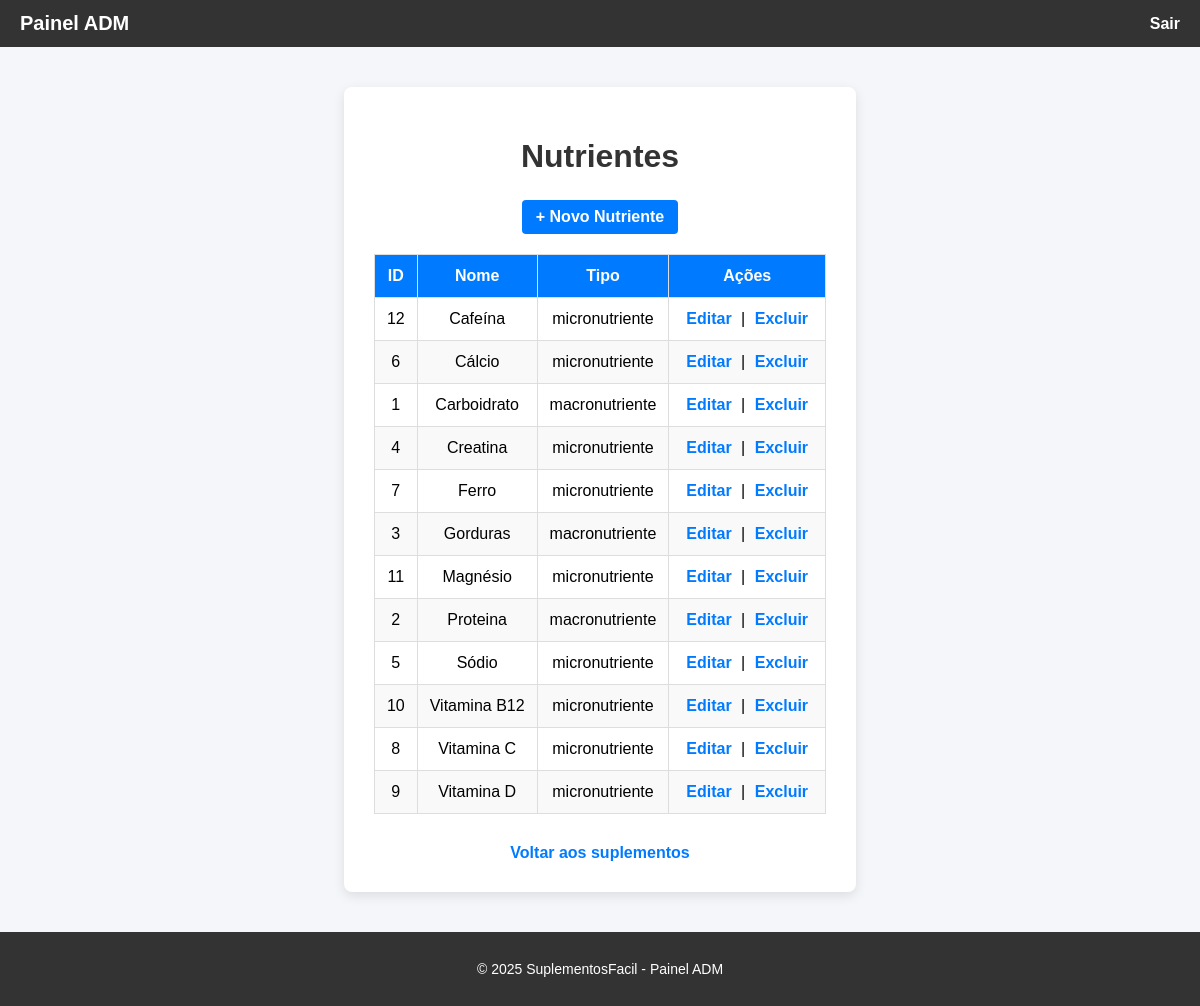
/index.php?controller=nutriente&action=listar (signed in), run on the app's committed database.
### tables this page shows
CREATE TABLE `nutriente` (
  `id` int(11) NOT NULL,
  `nome` varchar(150) NOT NULL,
  `tipo` varchar(100) DEFAULT NULL
);

### app/controllers/NutrienteController.php (called while the page is built, shortened)
<?php
require_once __DIR__ . '/../dao/NutrienteDAO.php';
require_once __DIR__ . '/../models/Nutriente.php';
class NutrienteController
{
    private $dao;
    public function __construct()
    {
        $this->dao = new NutrienteDAO();
    }
    public function listar()
    {
        $lista = $this->dao->listarTodos();
        require __DIR__ . '/../views/nutrientes/listar.php';
    }
}

### config/banco.php (called while the page is built)
<?php
function getConnection() {
    try {
        $conexao = new PDO("mysql:host=localhost;dbname=suplementosfacil", "root", "");
        $conexao->setAttribute(PDO::ATTR_ERRMODE, PDO::ERRMODE_EXCEPTION);
        return $conexao;
    } catch (PDOException $e) {
        die("Erro: " . $e->getMessage());
    }
}
?>

### app/dao/NutrienteDAO.php (called while the page is built, shortened)
<?php
require_once __DIR__ . '/../../config/banco.php';
require_once __DIR__ . '/../models/Nutriente.php';
class NutrienteDAO
{
    private $conexao;
    public function __construct()
    {
        $this->conexao = getConnection();
    }
    public function listarTodos()
    {
        $sql = "SELECT * FROM nutriente ORDER BY nome ASC";
        $stmt = $this->conexao->query($sql);
        $lista = [];
        while ($row = $stmt->fetch(PDO::FETCH_ASSOC)) {
            $n = new Nutriente();
            $n->setId($row['id']);
            $n->setNome($row['nome']);
            $n->setTipo($row['tipo']);
            $lista[] = $n;
        }
        return $lista;
    }
}

### app/models/Nutriente.php (called while the page is built)
<?php
class Nutriente
{
    private int $id;
    private string $nome;
    private string $tipo;
    public function getId(){
        return $this->id;
    }
    public function setId(int $id){
         $this->id = $id;
        }
    public function getNome(){
         return $this->nome;
        }
    public function setNome(string $nome){
        $this->nome = $nome;
    }
    public function getTipo(){
        return $this->tipo;
    }
    public function setTipo(string $tipo){
        $this->tipo = $tipo;
    }
}

### app/views/nutrientes/listar.php (the view, shortened to what this page needs)
<!DOCTYPE html>
<html lang="pt-br">
<head>
  <link rel="stylesheet" href="public/css/nutriente/listar.css">
</head>
<body>
  <nav class="navbar">
    <div class="logo">Painel ADM</div>
    <div class="logout">
      <a href="index.php?controller=usuario&action=logout">Sair</a>
    </div>
  </nav>
  <div class="container">
    <h1>Nutrientes</h1>
    <div class="actions">
      <a href="index.php?controller=nutriente&action=cadastrarForm">+ Novo Nutriente</a>
    </div>
    <table>
      <thead>
        <tr>
          <th>ID</th>
          <th>Nome</th>
          <th>Tipo</th>
          <th>Ações</th>
        </tr>
      </thead>
      <tbody>
        <?php foreach ($lista as $n): ?>
          <tr>
            <td data-label="ID"><?= htmlspecialchars($n->getId()) ?></td>
            <td data-label="Nome"><?= htmlspecialchars($n->getNome()) ?></td>
            <td data-label="Tipo"><?= htmlspecialchars($n->getTipo()) ?></td>
            <td data-label="Ações" class="table-actions">
              <a href="index.php?controller=nutriente&action=editarForm&id=<?= $n->getId() ?>"> Editar</a> |
              <a href="index.php?controller=nutriente&action=deletar&id=<?= $n->getId() ?>"
                 onclick="return confirm('Confirma exclusão?')"> Excluir</a>
            </td>
          </tr>
        <?php endforeach; ?>
      </tbody>
    </table>
    <a href="index.php?controller=suplemento&action=listar" class="back-link">Voltar aos suplementos</a>
  </div>
  <footer>
    <p>&copy; 2025 SuplementosFacil - Painel ADM</p>
  </footer>
</body>
</html>

### public/css/nutriente/listar.css (style rules this page uses)
body { font-family: Arial, sans-serif; background: #f4f6f9; margin: 0; padding: 0; min-height: 100vh; display: flex; flex-direction: column; }
.navbar { background: #333; color: #fff; padding: 12px 20px; display: flex; justify-content: space-between; align-items: center; }
.navbar .logo { font-size: 20px; font-weight: bold; }
.navbar .logout a { color: #fff; text-decoration: none; font-weight: bold; }
.container { max-width: 900px; margin: 40px auto; background: #fff; padding: 30px; border-radius: 8px; box-shadow: 0 4px 12px rgba(0,0,0,0.1); flex: 1; }
h1 { text-align: center; color: #333; margin-bottom: 25px; }
.actions { text-align: center; margin-bottom: 20px; }
.actions a { display: inline-block; margin: 0 10px; text-decoration: none; font-weight: bold; color: #fff; background: #007bff; padding: 8px 14px; border-radius: 4px; transition: background 0.3s; }
table { width: 100%; border-collapse: collapse; margin-top: 10px; }
thead { background: #007bff; color: #fff; }
th, td { border: 1px solid #ddd; padding: 12px; text-align: center; }
tr:nth-child(even) { background: #f9f9f9; }
.table-actions a { margin: 0 5px; text-decoration: none; font-weight: bold; color: #007bff; }
.back-link { display: block; text-align: center; margin-top: 30px; color: #007bff; text-decoration: none; font-weight: bold; }
footer { text-align: center; padding: 15px; background: #333; color: #fff; font-size: 14px; }

### data on the page
nutriente: id "12", nome "Cafeína", tipo "micronutriente"
nutriente: id "6", nome "Cálcio", tipo "micronutriente"
nutriente: id "1", nome "Carboidrato", tipo "macronutriente"
nutriente: id "4", nome "Creatina", tipo "micronutriente"
nutriente: id "7", nome "Ferro", tipo "micronutriente"
nutriente: id "3", nome "Gorduras", tipo "macronutriente"
nutriente: id "11", nome "Magnésio", tipo "micronutriente"
nutriente: id "2", nome "Proteina", tipo "macronutriente"
nutriente: id "5", nome "Sódio", tipo "micronutriente"
nutriente: id "10", nome "Vitamina B12", tipo "micronutriente"
nutriente: id "8", nome "Vitamina C", tipo "micronutriente"
nutriente: id "9", nome "Vitamina D", tipo "micronutriente"
